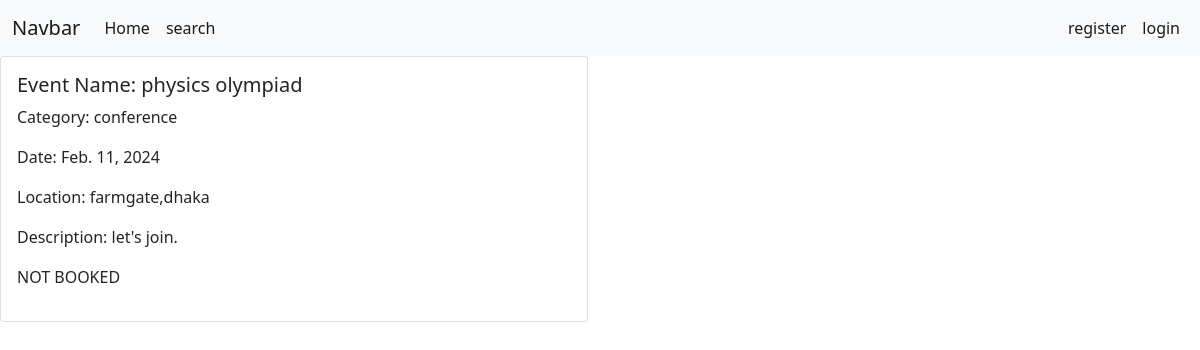
The app's page /, older data.
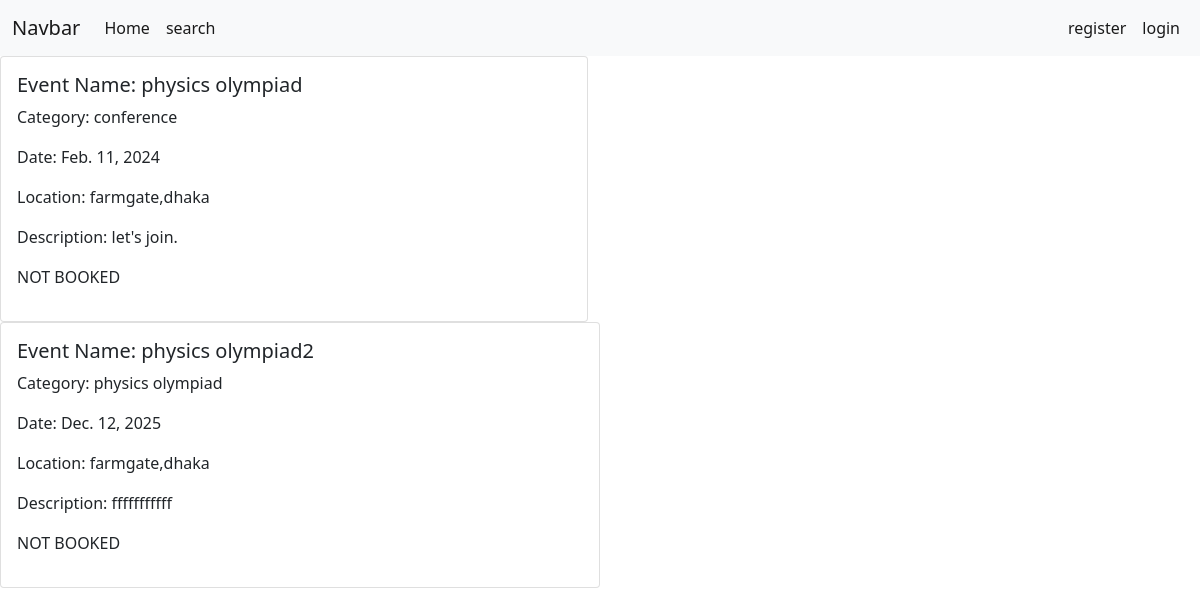
The same page, newer data.
### events/models.py (models this page shows, shortened)
class Event(models.Model):
    name = models.CharField(max_length=30)
    category = models.ForeignKey(Category,on_delete=models.CASCADE,blank=True,null=True)
    date= models.DateField(null=True,blank=True)
    location = models.CharField(max_length=50)
    description = models.TextField(max_length=200)

### categories/models.py (models this page shows, shortened)
class Category(models.Model):
    name = models.CharField(max_length=30)

### event_project/views.py (the view)
# urls.py: path('', views.home,name="homepage"),
def home(request):
    data = Event.objects.all()
    return render(request,'home.html',{'data':data})

### templates/home.html (shortened to what this page needs)
{% extends 'index.html' %}
{% block content %}
<div class="row">
    {% for event in data %}
    <div class="col-sm-6">
      <div class="card">
        <div class="card-body">
          <h5 class="card-title">Event Name: {{ event.name }}</h5>
          <p class="card-text">Category: {{ event.category.name }}</p>
          <p class="card-text">Date: {{ event.date }}</p>
          <p class="card-text">Location: {{ event.location }}</p>
          <p class="card-text">Description: {{ event.description }}</p>
          {% if request.user.is_authenticated %}
          <p>BOOKED</p>
          {% else %}
          <p> NOT BOOKED</p>
          {% endif %}
        </div>
      </div>
    </div>
    </div>
  {% endfor %}
{% endblock %}

Row changes from the older to the newer data that the page shows:
added Event: name "physics olympiad2", category.name "physics olympiad", date "Dec. 12, 2025", location "farmgate,dhaka", description "fffffffffff"
